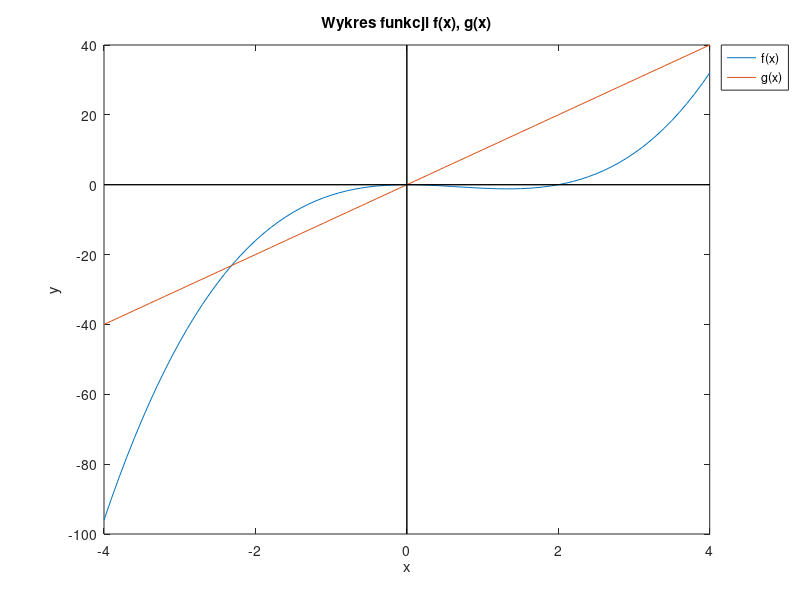

Source code (MATLAB):
%skrypt rysuje wykres wybranej funkcji na przedziale[-4,4]
clear
wzor1 = "x^3 - 2*x^2";
wzor1 = strrep(wzor1, ".^", "^");
wzor1_str = wzor1;
wzor1_str = strrep(wzor1, "*", "·");
wzor1 = strrep(wzor1, "^", ".^");

wzor2 = "10*x";
wzor2 = strrep(wzor2, ".^", "^");
wzor2_str = wzor2;
wzor2_str = strrep(wzor2, "*", "·");
wzor2 = strrep(wzor2, "^", ".^");

x = [-4:0.1:4];
y1 = eval(wzor1);
y2 = eval(wzor2);

h=figure;
set(h,'visible','off');
#plot(x,y1); %kreslenie wykresu y=f(x)
%subplot (2, 1, 1)
plot (x, y1);
hold on 
%subplot (2, 1, 2)
plot(x, y2);
hold off 
title(sprintf("Wykres funkcji f(x), g(x)", wzor1_str));
line(xlim, zeros(2), "linestyle", "-", "color", "black");
line(zeros(2), ylim, "linestyle", "-", "color", "black");
xlabel("x");
ylabel("y");
legend("f(x)", "g(x)", "location", "northeastoutside");
print(h, "-dpng", "output.png")
%pause()